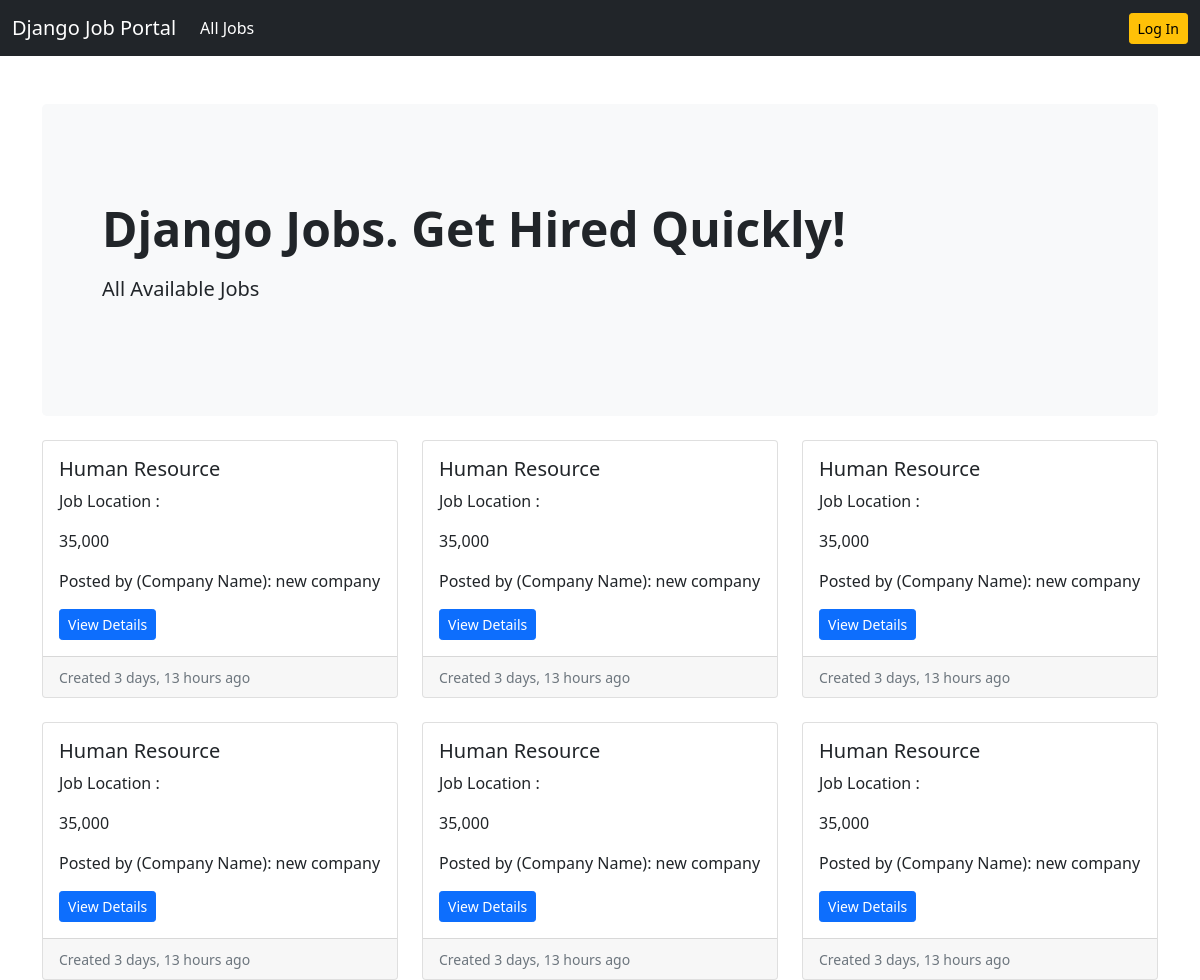
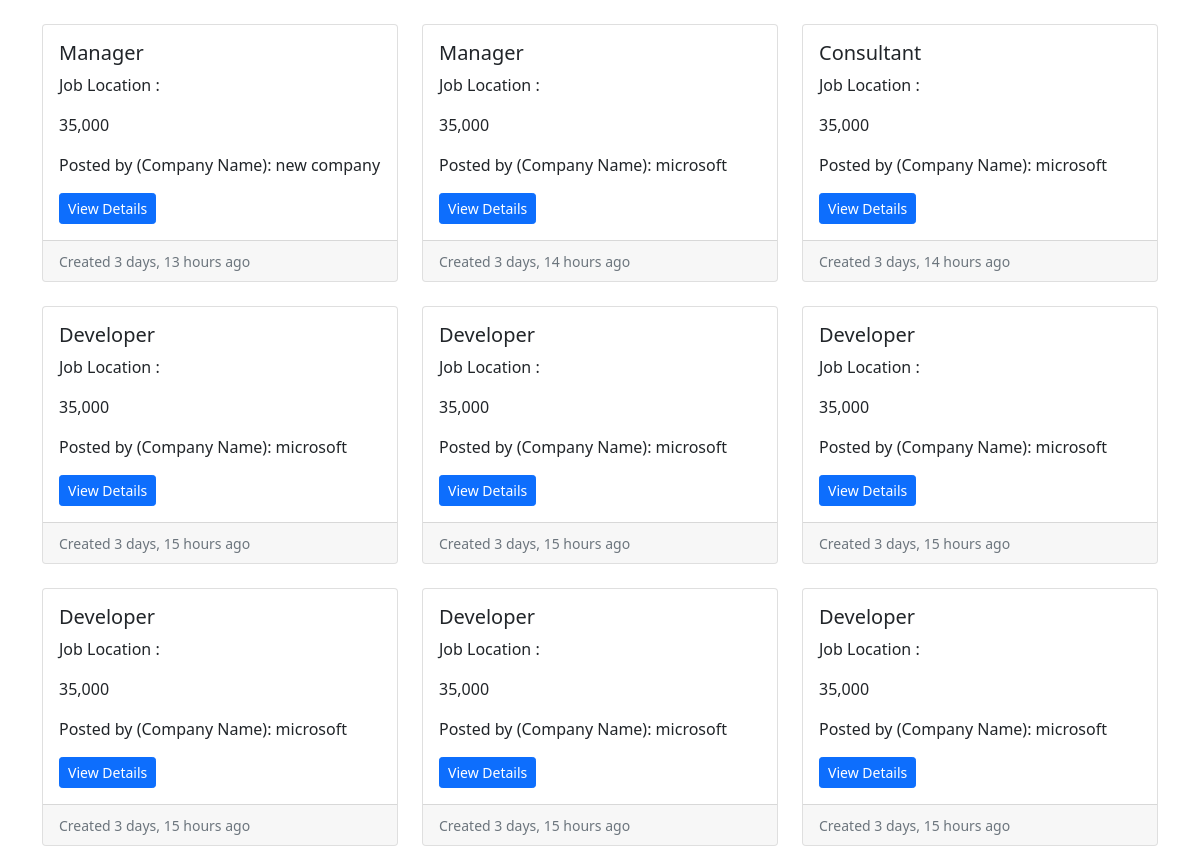
Before: /job-listing/ (upper part) with the older database file (2 pictures, top to bottom).
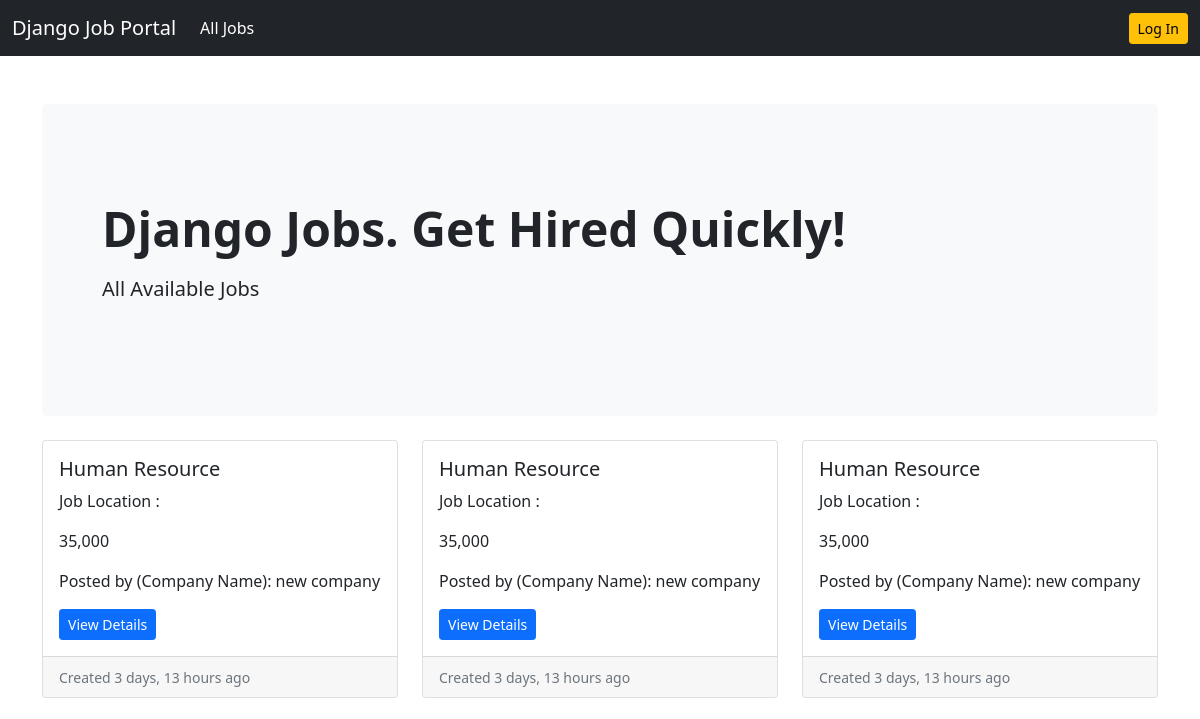
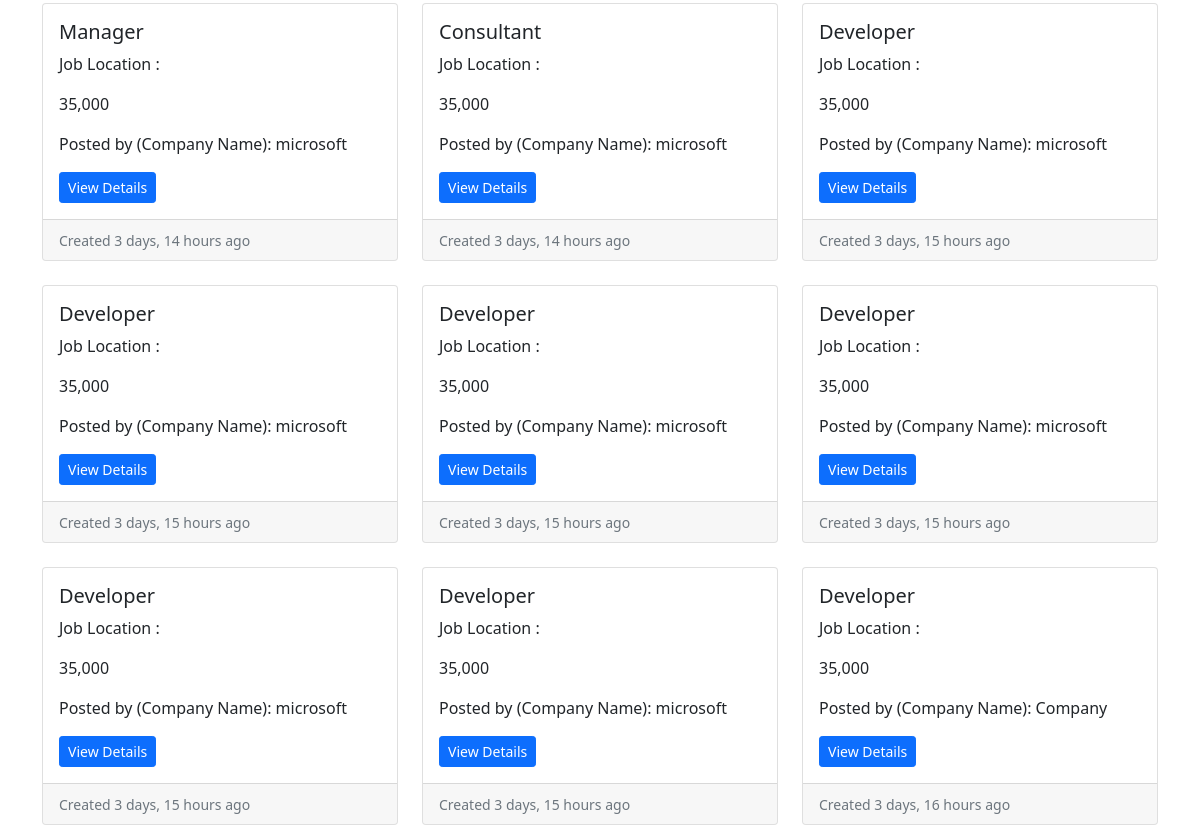
After: the same page with the newer database file (2 pictures, top to bottom).
### job/models.py (models this page shows, shortened)
class Job(models.Model):
    job_type_choices = (
        ('Remote', 'Remote'),
        ('Onsite', 'Onsite'),
        ('Hybrid', 'Hybrid')
    )
    title_choices = (
        ('Developer', 'Developer'),
        ('Consultant','Consultant'),
        ('Analyst' , 'Analyst'),
        ('Manager' , 'Manager'),
        ('UI/UX' , 'UI/UX'),
        ('Human Resource' , 'Human Resource'),
        ('Operations' , 'Operations')
    )
    user = models.ForeignKey(User, on_delete=models.CASCADE)
    company = models.ForeignKey(Company, on_delete=models.CASCADE)
    title = models.CharField(max_length=100, choices = title_choices, null = True, blank = True)
    city = models.CharField(max_length=100)
    salary = models.PositiveIntegerField(default=35000)
    requirements = models.TextField()
    ideal_candidate = models.TextField()
    is_available = models.BooleanField(default=True)
    timestamp = models.DateTimeField(auto_now_add=True)
    industry = models.ForeignKey(Industry, on_delete=models.DO_NOTHING, null=True, blank=True)
    state = models.ForeignKey(State, on_delete=models.DO_NOTHING, null=True, blank=True)
    job_type = models.CharField(max_length=20, choices=job_type_choices, null=True, blank=True)

### company/models.py (models this page shows)
class Company(models.Model):
    user = models.OneToOneField(User, on_delete=models.CASCADE)
    name = models.CharField(max_length = 100, null = True, blank = True)
    estd = models.PositiveIntegerField(null = True, blank = True)
    city = models.CharField(max_length = 100, null = True, blank = True)
    state = models.CharField(max_length = 100, null = True, blank = True)
    def __str__(self):
        return self.name

### website/views.py (the view)
# urls.py: path('job-listing/', views.job_listing, name='job-listing'),
def job_listing(request):
    jobs = Job.objects.filter(is_available=True).order_by('-timestamp')
    context = {'jobs':jobs}
    return render(request, 'website/job_listing.html', context)

### templates/website/job_listing.html
{% extends 'base.html' %}
{% load humanize %}
{% block content %}
<section>
    <div class="p-5 mb-4 bg-light rounded-3">
        <div class="container-fluid py-5">
            <h2 class="display-5 fw-bold">Django Jobs. Get Hired Quickly!</h2>
            <p class="col-md-8 fs-5 mt-3">
                All Available Jobs
            </p>
        </div>
    </div>
</section>
<div class="row row-cols-1 row-cols-md-3 g-4">
    {% if jobs %}
    {% for job in jobs %}
    <div class="col">
        <div class="card h-100">
            <div class="card-body">
                <h5 class="card-title">{{job.title}}</h5>
                <p class="card-text">Job Location : {{job.location}}</p>
                <p class="card-text"> {{job.salary| intcomma}}</p>
                <p class="card-text"> Posted by (Company Name): {{job.company}}</p>
                <a class="btn btn-primary btn-sm" href = "{% url 'job-details' job.pk %}"> View Details </a>
            </div>
            <div class="card-footer">
                <small class="text-muted">Created {{job.timestamp|naturaltime}}</small>
            </div>
        </div>
    </div>
    {% endfor %}
    {% endif %}
</div>
<br>
{% endblock content %}

Changed rows visible on the page:
removed Job: title "Human Resource", salary "35,000", company "new company", timestamp "3 days, 13 hours ago"
removed Job: title "Human Resource", salary "35,000", company "new company", timestamp "3 days, 13 hours ago"
removed Job: title "Human Resource", salary "35,000", company "new company", timestamp "3 days, 13 hours ago"
removed Job: title "Manager", salary "35,000", company "new company", timestamp "3 days, 13 hours ago"
now on this page (row unchanged): Job: title "Developer", salary "35,000", company "Company", timestamp "3 days, 16 hours ago"
